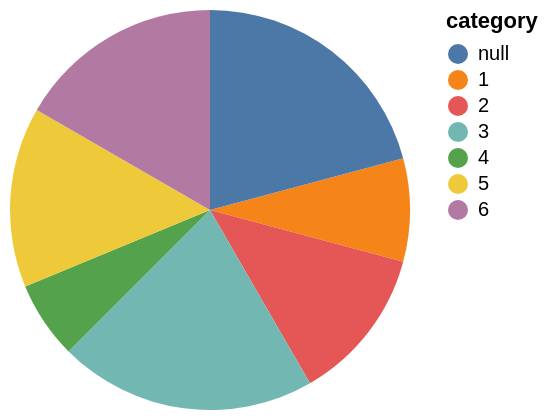

Write a Vega-Lite specification for this figure.
### Vega specification from a JSON file in a GitHub repository (floating-point values rounded to 4 significant figures)
{"$schema": "https://vega.github.io/schema/vega/v6.json", "description": "A simple pie chart with embedded data.", "background": "white", "padding": 5, "width": 200, "height": 200, "style": "view", "data": [{"name": "click_store"}, {"name": "source_0", "values": [{"category": 1, "value": 4}, {"category": 2, "value": 6}, {"category": 3, "value": 10}, {"category": 4, "value": 3}, {"category": 5, "value": 7}, {"category": 6, "value": 8}, {"category": null, "value": 10}]}, {"name": "data_0", "source": "source_0", "transform": [{"type": "stack", "groupby": [], "field": "value", "sort": {"field": ["category"], "order": ["ascending"]}, "as": ["value_start", "value_end"], "offset": "zero"}, {"type": "filter", "expr": "isValid(datum[\"value\"]) && isFinite(+datum[\"value\"])"}]}], "signals": [{"name": "unit", "value": {}, "on": [{"events": "mousemove", "update": "isTuple(group()) ? group() : unit"}]}, {"name": "click", "update": "vlSelectionResolve(\"click_store\", \"union\", true, true)"}, {"name": "click_tuple", "on": [{"events": [{"source": "scope", "type": "click"}], "update": "datum && item().mark.marktype !== 'group' && indexof(item().mark.role, 'legend') < 0 ? {unit: \"\", fields: click_tuple_fields, values: [(item().isVoronoi ? datum.datum : datum)[\"category\"]]} : null", "force": true}, {"events": [{"source": "view", "type": "dblclick"}], "update": "null"}]}, {"name": "click_tuple_fields", "value": [{"field": "category", "channel": "color", "type": "E"}]}, {"name": "click_toggle", "value": false, "on": [{"events": [{"source": "scope", "type": "click"}], "update": "event.shiftKey"}, {"events": [{"source": "view", "type": "dblclick"}], "update": "false"}]}, {"name": "click_modify", "on": [{"events": {"signal": "click_tuple"}, "update": "modify(\"click_store\", click_toggle ? null : click_tuple, click_toggle ? null : true, click_toggle ? click_tuple : null)"}]}], "marks": [{"name": "marks", "type": "arc", "style": ["arc"], "interactive": true, "from": {"data": "data_0"}, "encode": {"update": {"fill": {"scale": "color", "field": "category"}, "opacity": [{"test": "!length(data(\"click_store\")) || vlSelectionTest(\"click_store\", datum)", "value": 1}, {"value": 0.5}], "description": {"signal": "\"value: \" + (format(datum[\"value\"], \"\")) + \"; category: \" + (isValid(datum[\"category\"]) ? datum[\"category\"] : \"\"+datum[\"category\"])"}, "x": {"signal": "width", "mult": 0.5}, "y": {"signal": "height", "mult": 0.5}, "outerRadius": {"signal": "min(width,height)/2"}, "innerRadius": {"value": 0}, "startAngle": {"scale": "theta", "field": "value_end"}, "endAngle": {"scale": "theta", "field": "value_start"}}}}], "scales": [{"name": "theta", "type": "linear", "domain": {"data": "data_0", "fields": ["value_start", "value_end"]}, "range": [0, 6.283], "zero": true}, {"name": "color", "type": "ordinal", "domain": {"data": "data_0", "field": "category", "sort": true}, "range": "category"}], "legends": [{"fill": "color", "symbolType": "circle", "title": "category", "encode": {"symbols": {"update": {"opacity": {"value": 1}}}}}]}
